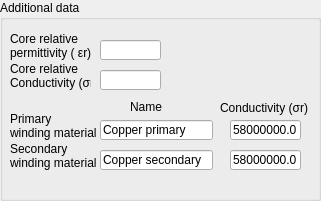
        <widget class="QGroupBox" name="AdditionalGroup">
         <property name="geometry">
          <rect>
           <x>270</x>
           <y>0</y>
           <width>321</width>
           <height>201</height>
          </rect>
         </property>
         <property name="title">
          <string>Additional data</string>
         </property>
         <widget class="QLabel" name="ConductivityLabel_2">
          <property name="geometry">
           <rect>
            <x>220</x>
            <y>100</y>
            <width>91</width>
            <height>16</height>
           </rect>
          </property>
          <property name="text">
           <string>Conductivity (σr)</string>
          </property>
         </widget>
         <widget class="QLabel" name="PrimaryWindingMaterialLabel">
          <property name="geometry">
           <rect>
            <x>10</x>
            <y>110</y>
            <width>91</width>
            <height>31</height>
           </rect>
          </property>
          <property name="text">
           <string>Primary
winding material</string>
          </property>
         </widget>
         <widget class="QLabel" name="NameLabel_2">
          <property name="geometry">
           <rect>
            <x>130</x>
            <y>100</y>
            <width>47</width>
            <height>13</height>
           </rect>
          </property>
          <property name="text">
           <string>Name</string>
          </property>
         </widget>
         <widget class="QLineEdit" name="PrimaryWindingMaterialConductivityValue">
          <property name="geometry">
           <rect>
            <x>230</x>
            <y>120</y>
            <width>71</width>
            <height>20</height>
           </rect>
          </property>
          <property name="text">
           <string>58000000.0</string>
          </property>
         </widget>
         <widget class="QLabel" name="CorePermittivityLabel">
          <property name="geometry">
           <rect>
            <x>10</x>
            <y>30</y>
            <width>81</width>
            <height>31</height>
           </rect>
          </property>
          <property name="text">
           <string>Core relative
permittivity ( εr)</string>
          </property>
         </widget>
         <widget class="QLineEdit" name="SecondaryWindingMaterialValue">
          <property name="geometry">
           <rect>
            <x>100</x>
            <y>150</y>
            <width>113</width>
            <height>20</height>
           </rect>
          </property>
          <property name="text">
           <string>Copper secondary</string>
          </property>
         </widget>
         <widget class="QLabel" name="SecondaryWindingMaterialLabel">
          <property name="geometry">
           <rect>
            <x>10</x>
            <y>140</y>
            <width>91</width>
            <height>31</height>
           </rect>
          </property>
          <property name="text">
           <string>Secondary
winding material</string>
          </property>
         </widget>
         <widget class="QLineEdit" name="SecondaryWindingMaterialConductivityValue">
          <property name="geometry">
           <rect>
            <x>230</x>
            <y>150</y>
            <width>71</width>
            <height>20</height>
           </rect>
          </property>
          <property name="text">
           <string>58000000.0</string>
          </property>
         </widget>
         <widget class="QLineEdit" name="PrimaryWindingMaterialValue">
          <property name="geometry">
           <rect>
            <x>100</x>
            <y>120</y>
            <width>113</width>
            <height>20</height>
           </rect>
          </property>
          <property name="text">
           <string>Copper primary</string>
          </property>
         </widget>
         <widget class="QLabel" name="CoreConductivityLabel">
          <property name="geometry">
           <rect>
            <x>10</x>
            <y>60</y>
            <width>81</width>
            <height>31</height>
           </rect>
          </property>
          <property name="text">
           <string>Core relative
Conductivity (σr)</string>
          </property>
         </widget>
         <widget class="QLineEdit" name="CoreConductivityValue">
          <property name="geometry">
           <rect>
            <x>100</x>
            <y>70</y>
            <width>61</width>
            <height>20</height>
           </rect>
          </property>
         </widget>
         <widget class="QLineEdit" name="CorePermittivityValue">
          <property name="geometry">
           <rect>
            <x>100</x>
            <y>40</y>
            <width>61</width>
            <height>20</height>
           </rect>
          </property>
         </widget>
        </widget>
